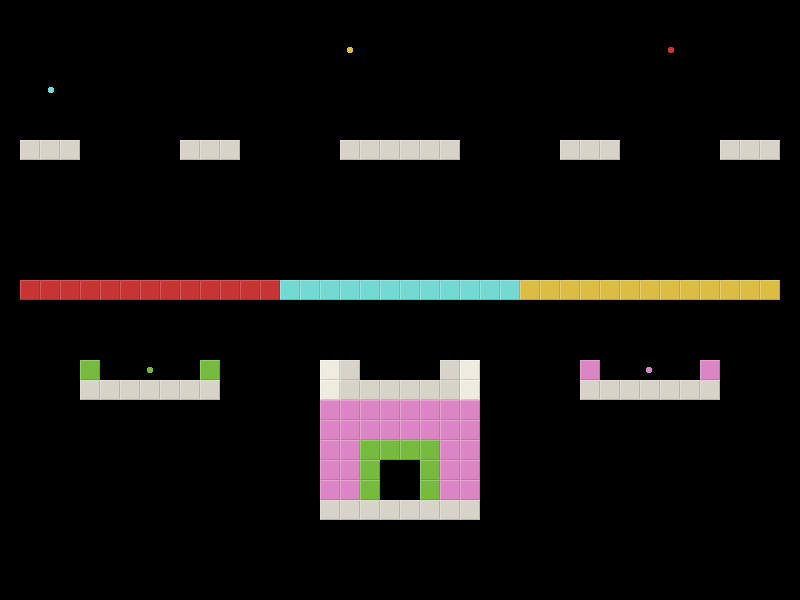

The image is a tile-based game level rendered from a .tmx file. Its description and source (layers, tilesets, objects; grid data summarised) follow:
An orthogonal 40x30 tile map with 20x20 px tiles, 2 tile layers (background, colors), 2 tilesets.

<map version="1.0" orientation="orthogonal" width="40" height="30" tilewidth="20" tileheight="20">
 <tileset firstgid="1" name="background" tilewidth="20" tileheight="20">
  <image source="tiles/tileset20.png" width="40" height="60" />
  <terraintypes>
   <terrain name="New Terrain" tile="-1" />
  </terraintypes>
  <tile id="0">
   <properties>
    <property name="blocked" value="true" />
    <property name="type" value="terrain" />
   </properties>
  </tile>
  <tile id="1">
   <properties>
    <property name="type" value="terrain" />
   </properties>
  </tile>
  <tile id="2" terrain="0,0,0,0">
   <properties>
    <property name="type" value="exit" />
   </properties>
  </tile>
  <tile id="3" terrain="0,0,0,0">
   <properties>
    <property name="type" value="exit" />
   </properties>
  </tile>
  <tile id="4" terrain="0,0,0,0">
   <properties>
    <property name="type" value="exit" />
   </properties>
  </tile>
  <tile id="5" terrain="0,0,0,0">
   <properties>
    <property name="type" value="exit" />
   </properties>
  </tile>
 </tileset>
 <tileset firstgid="7" name="colors" tilewidth="20" tileheight="20">
  <image source="tiles/colors.png" width="120" height="40" />
  <tile id="0">
   <properties>
    <property name="blocked" value="false" />
    <property name="color" value="none" />
    <property name="type" value="air" />
   </properties>
  </tile>
  <tile id="1">
   <properties>
    <property name="blocked" value="true" />
    <property name="color" value="yellow" />
    <property name="type" value="obstacle" />
   </properties>
  </tile>
  <tile id="2">
   <properties>
    <property name="blocked" value="true" />
    <property name="color" value="green" />
    <property name="type" value="obstacle" />
   </properties>
  </tile>
  <tile id="3">
   <properties>
    <property name="blocked" value="true" />
    <property name="color" value="red" />
    <property name="type" value="obstacle" />
   </properties>
  </tile>
  <tile id="4">
   <properties>
    <property name="blocked" value="true" />
    <property name="color" value="cyan" />
    <property name="type" value="obstacle" />
   </properties>
  </tile>
  <tile id="5">
   <properties>
    <property name="blocked" value="true" />
    <property name="color" value="pink" />
    <property name="type" value="obstacle" />
   </properties>
  </tile>
  <tile id="6">
   <properties>
    <property name="blocked" value="false" />
    <property name="color" value="none" />
    <property name="type" value="air" />
   </properties>
  </tile>
  <tile id="7">
   <properties>
    <property name="color" value="yellow" />
    <property name="type" value="powerup" />
   </properties>
  </tile>
  <tile id="8">
   <properties>
    <property name="color" value="green" />
    <property name="type" value="powerup" />
   </properties>
  </tile>
  <tile id="9">
   <properties>
    <property name="color" value="red" />
    <property name="type" value="powerup" />
   </properties>
  </tile>
  <tile id="10">
   <properties>
    <property name="color" value="cyan" />
    <property name="type" value="powerup" />
   </properties>
  </tile>
  <tile id="11">
   <properties>
    <property name="color" value="pink" />
    <property name="type" value="powerup" />
   </properties>
  </tile>
 </tileset>
 <layer name="background" width="40" height="30" opacity="0.9">
  <data>[1200 cells, 1200 non-empty, 2 distinct tile ids]</data>
 </layer>
 <layer name="colors" width="40" height="30">
  <data>[1200 cells, 94 non-empty, 13 distinct tile ids]</data>
 </layer>
</map>
